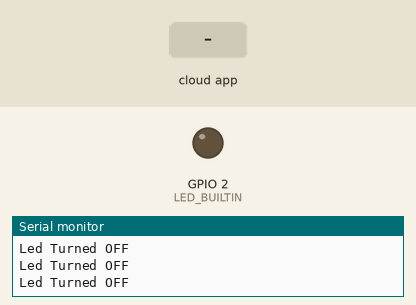
A sketch run on a simulated ESP32. On the bench: output pins drawn as LEDs (lit = HIGH), the last lines printed to the serial monitor. The test bench sets the inputs (shaded band). WiFi joins after 1.5 s; servers stay silent unless stated; the Firebase database answers and starts empty.

Above: at 3.8 s.
3.9 s: the phone or cloud app sets status to 1
At 4.6 s:
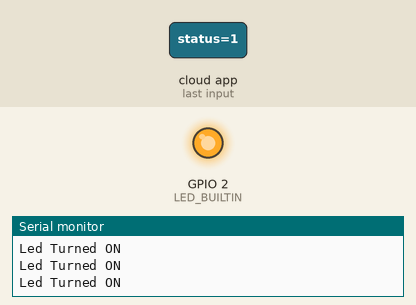
5.5 s: the phone or cloud app sets status to 0
At 5.9 s:
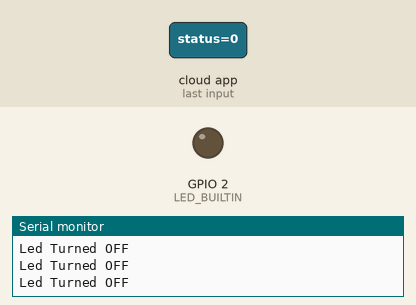
Timing chart, 0 to 8.5 s (numbered marks = the images above; inputs shaded):
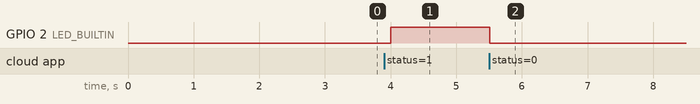

Measured:
- after the input at 3.9 s, GPIO 2 (LED_BUILTIN): LOW → HIGH after 0.10 s
- after the input at 5.5 s, GPIO 2 (LED_BUILTIN): HIGH → LOW at once

The sketch:

ESP32S.ino
```cpp
#include <WiFi.h>                                                // esp32 library

#include <IOXhop_FirebaseESP32.h>                                             // firebase library

#define FIREBASE_HOST "DATABASE_URL"                         // the project name address from firebase id

#define FIREBASE_AUTH "API_Key"                    // the secret key generated from firebase

#define WIFI_SSID ""                                          // input your home or public wifi name

#define WIFI_PASSWORD ""                                    //password of wifi ssid

String fireStatus = "";                                                     // led status received from firebase

void setup() {

  Serial.begin(115200);

  delay(1000);

  WiFi.begin(WIFI_SSID, WIFI_PASSWORD);                                      //try to connect with wifi

  Serial.print("Connecting to ");

  Serial.print(WIFI_SSID);

  while (WiFi.status() != WL_CONNECTED) {

    Serial.print(".");

    delay(500);

  }

  Serial.println();

  Serial.print("Connected to ");

  Serial.println(WIFI_SSID);

  Serial.print("IP Address is : ");

  Serial.println(WiFi.localIP());                                                      //print local IP address

  Firebase.begin(FIREBASE_HOST, FIREBASE_AUTH);                                       // connect to firebase

  Firebase.setString("led/status", "0");                                          //send initial string of led status
pinMode(LED_BUILTIN, OUTPUT);
}

void loop() {

  fireStatus = Firebase.getString("led/status");                     // get led status input from firebase

  if (fireStatus == "1") {                         // compare the input of led status received from firebase

    Serial.println("Led Turned ON");
    digitalWrite(LED_BUILTIN, HIGH);                                                        // make output led ON

  }

  else if (fireStatus == "0") {              // compare the input of led status received from firebase

    Serial.println("Led Turned OFF");
   digitalWrite(LED_BUILTIN, LOW);                                                       // make output led OFF

  }

  else {

    Serial.println("Wrong Credential! Please send ON/OFF");

  }

}
```
